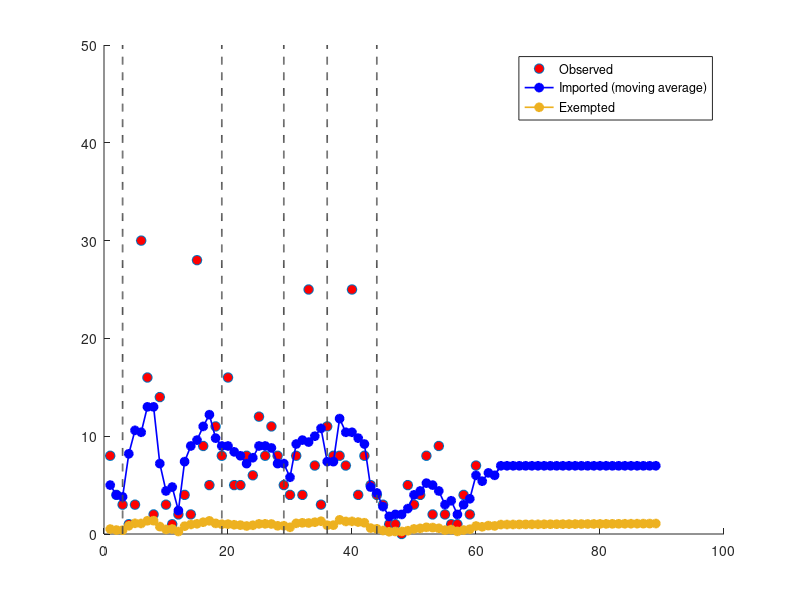

The MATLAB source for this figure: (Note: this script raises an error after producing the figure.)
%% the Supplementary Figure S1
% 
% Use this function to plot the numbers of imported cases and undetected imported cases in Hong Kong
% 
function [] = plot_HK_imported_single_2()

totaltime = 90;
[detected_imp undetected_imp] = get_sir_import();
imp = detected_imp(1:end-1);
udet_imp = undetected_imp(1:end-1);

%%
%load('virus_hk07.mat');
virus_hk = load('dat/virus_hk07.mat');
virus = virus_hk.virus_hk07;
figure();clf
%subplot(2,2,1);
hold on;
%import cases
t = [1:totaltime+1];
tt =t(1:end-2);
n = length(tt);
current_t = 60; % 60 = 15 Aug
imp_mean = imp;
b1 = plot(tt(1:current_t),virus(tt(1:current_t),2)','o','MarkerFaceColor','r','MarkerSize',7)
b2 = plot(tt(1:end),imp_mean(1:end),'-o','MarkerFaceColor','b','color','b','linewidth',1.2);
plot(tt(current_t:end),imp_mean(current_t:end),'b--','linewidth',1.2);
udet_imp_mean = udet_imp;
udet_imp_bound = prctile(udet_imp,[2.5 97.5 25 75]);
b3 = plot(tt(1:end), udet_imp_mean(1:end),'-o','MarkerFaceColor',[0.9290, 0.6940, 0.1250],'color', [0.9290, 0.6940, 0.1250],'linewidth',1.2);

ymaxl = 50;
ll = 0:0.1:ymaxl;
plot(3*ones(length(ll),1), 0:0.1:ymaxl,'color',[0.3 0.3 0.3],'linestyle','--','linewidth',1.2);
plot(19*ones(length(ll),1), 0:0.1:ymaxl,'color',[0.3 0.3 0.3],'linestyle','--','linewidth',1.2);
plot(29*ones(length(ll),1), 0:0.1:ymaxl,'color',[0.3 0.3 0.3],'linestyle','--','linewidth',1.2);
plot((37-1)*ones(length(ll),1), 0:0.1:ymaxl,'color',[0.3 0.3 0.3],'linestyle','--','linewidth',1.2);
plot((43+1)*ones(length(ll),1), 0:0.1:ymaxl,'color',[0.3 0.3 0.3],'linestyle','--','linewidth',1.2);
set(gcf,'position',[400,350,900,600]);

lgd = legend([b1 b2 b3],{'Observed','Imported (moving average)','Exempted'});
%lgd = legend('Imported(CI:95%)','Imported(CI:50%)','Imported(mean)','Observed','Location','best');
lgd.FontSize = 18;
% set(gca,'position',[0.1,0.1,0.9,0.9]);
%xlim([1,totalt]);
xlim([1 current_t]);
ylim([0 35]);
xlabel('Date','fontsize',32);
ylabel('Daily imported cases','fontsize',32);

date0 = ([1 6 11 16 21 26 31 36 41 46 51 56]);
date = ({'17/06','22/06','27/06','02/07','07/07','12/07','17/07','22/07','27/07','01/08','06/08','11/08'});
set(gca,'FontSize',20);
set(gca,'xtick',date0,'XTickLabel',date)
xtickangle(90);
box on

ax = gca;
%%
function [detected_imp undetected_imp] = get_sir_import()


%detected_imp_ratio
i1_list = [8, 4, 3, 1, 3, 30, 16, 2, 14, 3, 1, 2, 4, 2, 28, 9, 5, 11, 8, 16, 5, 5, 8, 6, 12, 8, 11, 8, 5, 4, 8, 4, 25, 7, 3, 11, 8, 8, 7, 25, 4, 8, 5, 4, 3, 1, 1, 0, 5, 3, 4, 8, 2, 9, 2, 1, 1, 4, 2, 7, 4, 13, 1];
i1_list_avg = movmean(i1_list,5);

factor = 0.1*(1+((1:totaltime)/30)*0.18);
for tid = 1:totaltime
if tid > length(i1_list_avg)
   %if round((t - floor(t))*1000) < 10
   e1(tid) = mean(i1_list_avg);
   i1(tid) = mean(i1_list_avg)*factor(tid);
   %end 
else
   %if round((t - floor(t))*1000) < 10
   e1(tid) = i1_list_avg(tid);  
   i1(tid) = i1_list_avg(tid)*factor(tid);   
   %end
end
end

%detected_imp = [0; diff(h21)];
detected_imp = e1';
undetected_imp = i1';
end


end

